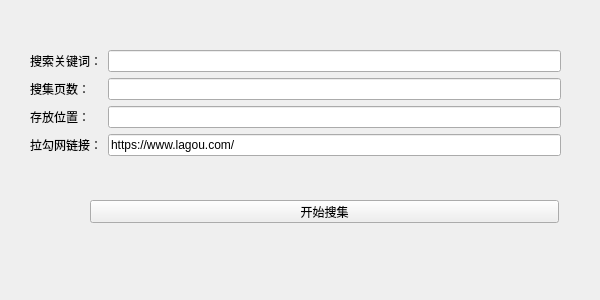
<?xml version="1.0" encoding="UTF-8"?>
<ui version="4.0">
 <class>Form</class>
 <widget class="QWidget" name="Form">
  <property name="geometry">
   <rect>
    <x>0</x>
    <y>0</y>
    <width>600</width>
    <height>300</height>
   </rect>
  </property>
  <property name="maximumSize">
   <size>
    <width>600</width>
    <height>300</height>
   </size>
  </property>
  <property name="contextMenuPolicy">
   <enum>Qt::NoContextMenu</enum>
  </property>
  <property name="windowTitle">
   <string>拉勾网数据采集助手</string>
  </property>
  <property name="windowIcon">
   <iconset resource="LaGou_Ico.qrc">
    <normaloff>:/ICO/Resource/window.ico</normaloff>:/ICO/Resource/window.ico</iconset>
  </property>
  <widget class="QPushButton" name="pushButton">
   <property name="geometry">
    <rect>
     <x>90</x>
     <y>200</y>
     <width>469</width>
     <height>23</height>
    </rect>
   </property>
   <property name="text">
    <string>开始搜集</string>
   </property>
  </widget>
  <widget class="QWidget" name="">
   <property name="geometry">
    <rect>
     <x>30</x>
     <y>50</y>
     <width>531</width>
     <height>141</height>
    </rect>
   </property>
   <layout class="QFormLayout" name="formLayout">
    <item row="0" column="0">
     <widget class="QLabel" name="label">
      <property name="text">
       <string>搜索关键词：</string>
      </property>
     </widget>
    </item>
    <item row="0" column="1">
     <widget class="QLineEdit" name="lineEdit"/>
    </item>
    <item row="1" column="0">
     <widget class="QLabel" name="label_2">
      <property name="text">
       <string>搜集页数：</string>
      </property>
     </widget>
    </item>
    <item row="1" column="1">
     <widget class="QLineEdit" name="lineEdit_2"/>
    </item>
    <item row="2" column="0">
     <widget class="QLabel" name="label_3">
      <property name="text">
       <string>存放位置：</string>
      </property>
     </widget>
    </item>
    <item row="2" column="1">
     <widget class="QLineEdit" name="lineEdit_3"/>
    </item>
    <item row="3" column="0">
     <widget class="QLabel" name="label_4">
      <property name="text">
       <string>拉勾网链接：</string>
      </property>
     </widget>
    </item>
    <item row="3" column="1">
     <widget class="QLineEdit" name="lineEdit_4">
      <property name="text">
       <string>https://www.lagou.com/</string>
      </property>
      <property name="readOnly">
       <bool>true</bool>
      </property>
     </widget>
    </item>
   </layout>
  </widget>
 </widget>
 <resources>
  <include location="LaGou_Ico.qrc"/>
 </resources>
 <connections/>
</ui>
